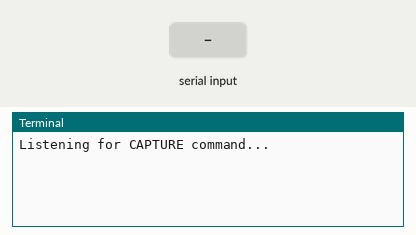
Recording of a program running on a simulated Raspberry Pi (BCM pin numbers). Shown: the last lines printed to the terminal. Inputs (shaded band) come from the test bench. The clock reads 2024-03-15 10:24:30 at power-on unless the program sets it; the camera gives no picture and a still takes 0.5 s.

Above: at 1.2 s.
1.3 s: "CAPTURE\n" received over the second serial link
At 2.6 s:
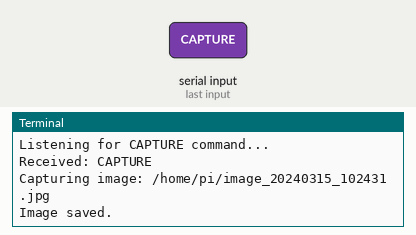
2.8 s: "1\n" received over the second serial link
At 3.9 s:
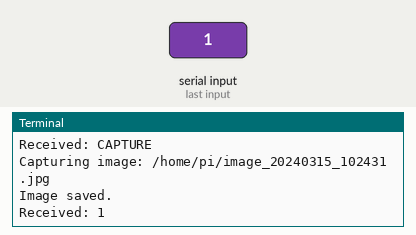

The program:

raspberryPi.py
```python
import serial
import time
import picamera

# Adjust the port name if needed
SERIAL_PORT = '/dev/ttyUSB0'
BAUD_RATE = 57600

ser = serial.Serial(SERIAL_PORT, BAUD_RATE, timeout=1)
camera = picamera.PiCamera()

print("Listening for CAPTURE command...")

while True:
    if ser.in_waiting > 0:
        line = ser.readline().decode('utf-8').strip()
        print(f"Received: {line}")

        if line == "CAPTURE":
            timestamp = time.strftime("%Y%m%d_%H%M%S")
            filename = f"/home/pi/image_{timestamp}.jpg"
            print(f"Capturing image: {filename}")
            camera.capture(filename)
            print("Image saved.")
```

Measured:
- after the input at 1.3 s, the terminal: prints a new line at once (image 1)
- after the input at 2.8 s, the terminal: prints a new line at once (image 2)
